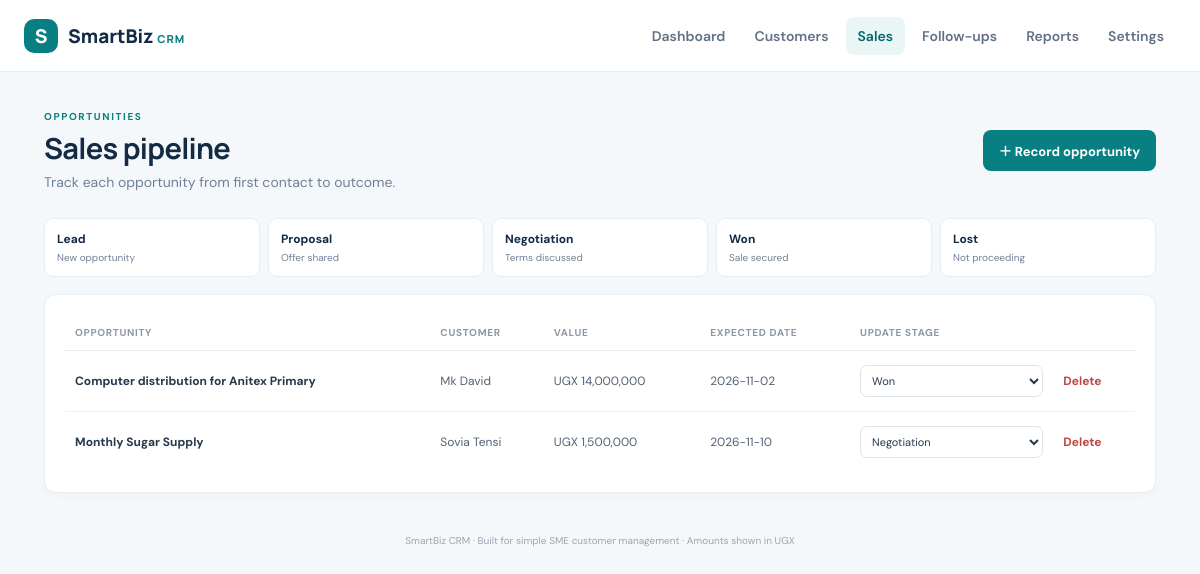
The app's page /sales with its own data.
### tables this page shows
CREATE TABLE sales (
        id INTEGER PRIMARY KEY AUTOINCREMENT,
        customer_id INTEGER,
        title TEXT NOT NULL,
        amount REAL NOT NULL DEFAULT 0,
        stage TEXT NOT NULL DEFAULT 'Lead'
            CHECK(stage IN ('Lead','Proposal','Negotiation','Won','Lost')),
        expected_date TEXT NOT NULL DEFAULT '',
        notes TEXT NOT NULL DEFAULT '',
        created_at TEXT NOT NULL DEFAULT CURRENT_TIMESTAMP,
        FOREIGN KEY(customer_id) REFERENCES customers(id) ON DELETE SET NULL
    );

CREATE TABLE customers (
        id INTEGER PRIMARY KEY AUTOINCREMENT,
        name TEXT NOT NULL,
        phone TEXT NOT NULL DEFAULT '',
        email TEXT NOT NULL DEFAULT '',
        business TEXT NOT NULL DEFAULT '',
        notes TEXT NOT NULL DEFAULT '',
        created_at TEXT NOT NULL DEFAULT CURRENT_TIMESTAMP
    );

### app.py (the view)
@app.route("/sales")
def sales():
    rows = get_db().execute("""
        SELECT s.*, c.name AS customer_name FROM sales s
        LEFT JOIN customers c ON c.id=s.customer_id
        ORDER BY s.created_at DESC, s.id DESC
    """).fetchall()
    totals = get_db().execute("""
        SELECT stage, COALESCE(SUM(amount),0) AS total, COUNT(*) AS count
        FROM sales GROUP BY stage
    """).fetchall()
    return render_template("sales.html", sales=rows, totals={r["stage"]: r for r in totals},
                           stages=["Lead", "Proposal", "Negotiation", "Won", "Lost"])

### app.py (called while the page is built)
def get_db():
    if "db" not in g:
        g.db = sqlite3.connect(DATABASE)
        g.db.row_factory = sqlite3.Row
        g.db.execute("PRAGMA foreign_keys = ON")
    return g.db

@app.template_filter("ugx")
def ugx(value):
    try:
        return "UGX {:,.0f}".format(float(value or 0))
    except (TypeError, ValueError):
        return "UGX 0"

@app.context_processor
def inject_globals():
    return {"today": date.today().isoformat()}

### templates/sales.html
{% extends "base.html" %}{% block title %}Sales · SmartBiz CRM{% endblock %}
{% block content %}<div class="page-heading"><div><p class="eyebrow">OPPORTUNITIES</p><h1>Sales pipeline</h1><p class="muted">Track each opportunity from first contact to outcome.</p></div><a class="button" href="{{ url_for('sale_new') }}">＋ Record opportunity</a></div>
<div class="stage-guide"><div><b>Lead</b><span>New opportunity</span></div><div><b>Proposal</b><span>Offer shared</span></div><div><b>Negotiation</b><span>Terms discussed</span></div><div><b>Won</b><span>Sale secured</span></div><div><b>Lost</b><span>Not proceeding</span></div></div>
<section class="panel">{% if sales %}<div class="table-wrap"><table><thead><tr><th>Opportunity</th><th>Customer</th><th>Value</th><th>Expected date</th><th>Update stage</th><th></th></tr></thead><tbody>{% for s in sales %}<tr><td><strong>{{ s.title }}</strong>{% if s.notes %}<small class="subline">{{ s.notes }}</small>{% endif %}</td><td>{{ s.customer_name or 'Not linked' }}</td><td>{{ s.amount|ugx }}</td><td>{{ s.expected_date or '—' }}</td><td><form method="post" action="{{ url_for('sale_stage', sale_id=s.id) }}" class="inline-form"><select name="stage" aria-label="Sales stage" onchange="this.form.submit()">{% for stage in stages %}<option {{ 'selected' if s.stage == stage else '' }}>{{ stage }}</option>{% endfor %}</select></form></td><td><form method="post" action="{{ url_for('sale_delete', sale_id=s.id) }}" onsubmit="return confirm('Delete this opportunity?')"><button class="link-danger">Delete</button></form></td></tr>{% endfor %}</tbody></table></div>{% else %}<div class="empty"><span>↗</span><strong>No opportunities yet</strong><p>Record a potential sale to begin tracking your pipeline.</p><a href="{{ url_for('sale_new') }}">Record opportunity</a></div>{% endif %}</section>
{% endblock %}

### static/style.css (style rules this page uses)
:root { --navy:#142b45;--teal:#087f83;--teal-dark:#06696d;--ink:#1c2b3a;--muted:#718096;--line:#e7edf1;--bg:#f5f8fa;--white:#fff;--green:#16845b;--orange:#b66a12;--red:#bf4545 }
* { box-sizing:border-box }
body { margin:0;background:var(--bg);color:var(--ink);font-family:'DM Sans',sans-serif;font-size:14px }
.page-heading { display:flex;justify-content:space-between;align-items:center;gap:20px;margin-bottom:27px }
.eyebrow { font-size:10px;letter-spacing:1.6px;font-weight:700;color:var(--teal);margin:0 0 8px }
.page-heading h1,.form-card h1 { font-family:Manrope,sans-serif;font-size:29px;line-height:1.2;margin:0;color:var(--navy);letter-spacing:-.7px }
.muted { color:var(--muted);margin:7px 0 0 }
.button { display:inline-flex;align-items:center;justify-content:center;border:0;border-radius:8px;padding:11px 16px;background:var(--teal);color:white;text-decoration:none;font:700 13px 'DM Sans',sans-serif;cursor:pointer;white-space:nowrap }
.stat,.panel { background:var(--white);border:1px solid var(--line);border-radius:12px;box-shadow:0 3px 12px rgba(20,43,69,.025) }
.panel { padding:20px;margin-bottom:18px;min-width:0 }
.table-wrap { overflow-x:auto }
table { width:100%;border-collapse:collapse;text-align:left;white-space:nowrap }
th { font-size:10px;letter-spacing:.7px;text-transform:uppercase;color:#8b98a6;font-weight:700;padding:11px 10px;border-bottom:1px solid var(--line) }
td { padding:14px 10px;border-bottom:1px solid #eff2f4;color:#526174;font-size:12px }
tbody tr:last-child td { border-bottom:0 }
td strong { color:#26394d;font-size:12px }
.link-danger { background:none;border:0;padding:0;color:var(--red);font:700 12px 'DM Sans',sans-serif;cursor:pointer }
.form-grid input,.form-grid textarea,.form-grid select,.inline-form select { width:100%;border:1px solid #dce4e9;border-radius:7px;padding:11px 12px;font:13px 'DM Sans',sans-serif;color:#26394d;background:#fff;outline-color:#77bdbc }
.stage-guide { display:grid;grid-template-columns:repeat(5,1fr);gap:8px;margin-bottom:17px }
.stage-guide div { background:#fff;border:1px solid var(--line);border-radius:9px;padding:12px }
.stage-guide b,.stage-guide span { display:block }
.stage-guide b { font-size:12px;color:var(--navy) }
.stage-guide span { font-size:10px;color:var(--muted);margin-top:4px }
.inline-form select { min-width:125px;padding:7px;font-size:11px }

### records on screen
sales: title "Computer distribution for Anitex Primary", name "Mk David", amount|ugx "UGX 14,000,000", expected_date "2026-11-02"
sales: title "Monthly Sugar Supply", name "Sovia Tensi", amount|ugx "UGX 1,500,000", expected_date "2026-11-10"

### other values on screen
form field stage "Won"
form field stage "Negotiation"
